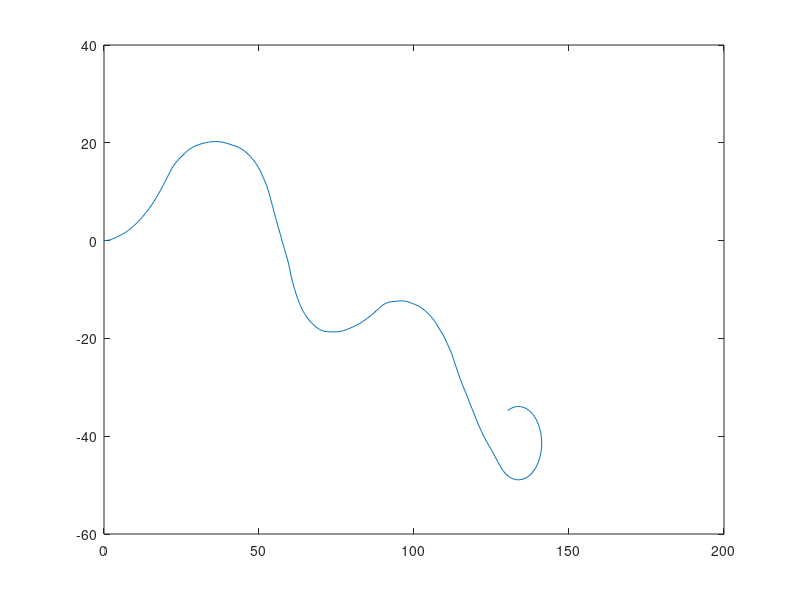

MATLAB code to generate this figure:
fid=fopen('robot.txt');
s=textscan(fid,'%f %f %f %f %f','headerlines',23);
fclose(fid);
t=s{1};
x=s{2};
angle=s{3};
Vl = s{4};
Vr = s{5};

%prepare arrays for our x and y
xc=zeros;
y = zeros;
%number of iterations in for
j = size(angle);

lastx = 0.0;
lasty = 0.0;
last_angle = 0.0;
last_time = t(1);

%computaitons according to the attached document
for i = 1:j
    dt = t(i) - last_time;
    
    left = 0.0471 * Vl(i);
    right = 0.0471 * Vr(i);
    
    if abs(left-right)<0.00000001
        currx = lastx + left * cos(last_angle) * dt;
        curry = lasty + left * sin(last_angle) * dt;
        
        current_angle = last_angle;
    else 
        r = (15 / 2) * ((right + left) / ((right - left)));
        omdt = dt * (right - left) / 15;
        
        iccx = lastx - r * sin(last_angle);
        iccy = lasty + r * cos(last_angle);
        
        cos_temp = cos(omdt);
        sin_temp = sin(omdt);
        
        
        currx = cos_temp * (lastx - iccx) - sin_temp * (lasty - iccy) + iccx;
        curry = sin_temp * (lastx - iccx) + cos_temp * (lasty - iccy) + iccy;
        current_angle = last_angle + omdt;
    end
    xc(i) = currx;
    y(i) = -1 * curry;
    
    lastx = currx;
    lasty = curry;
    last_angle = current_angle;
    last_time = t(i);
end
%plotting
plot(xc,y);

        